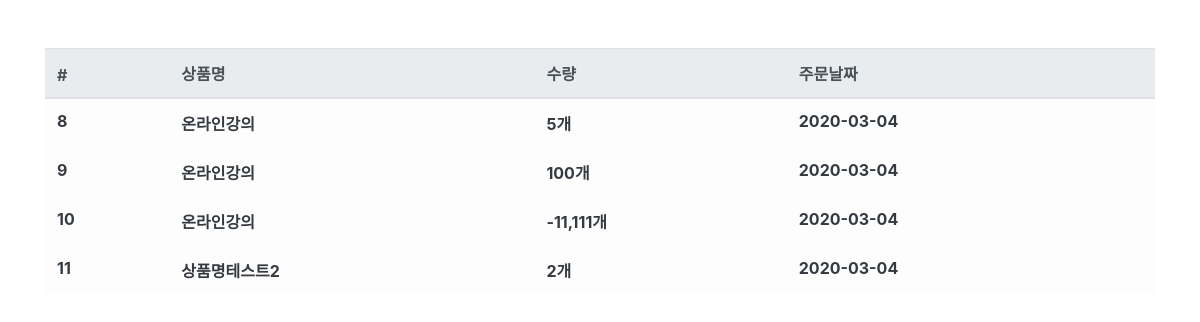
Page /order/ (signed in) on the committed database.
### fcorder/models.py (models this page shows, shortened)
class Fcorder(models.Model):
    fcuser = models.ForeignKey('fcuser.Fcuser', on_delete=models.CASCADE, verbose_name = "사용자")
    fcproduct = models.ForeignKey('fcproduct.Fcproduct',on_delete=models.CASCADE, verbose_name = "상품")
    quantity = models.IntegerField(verbose_name="수량")
    register_dttm = models.DateField(auto_now_add=True, verbose_name="등록날짜")
    class Meta:
        db_table = 'fc_order'
        verbose_name = "주문"
        verbose_name_plural = "주문"

### fcproduct/models.py (models this page shows)
class Fcproduct(models.Model):
    name = models.CharField(max_length=256,verbose_name="상품명")
    price = models.IntegerField(verbose_name="상품가격")
    description = models.TextField(verbose_name="상품설명")
    stock = models.IntegerField(verbose_name = "재고")
    register_dttm = models.DateTimeField(auto_now_add=True, verbose_name="등록날짜")
    def __str__(self):
        return self.name
    class Meta:
        db_table = 'fc_product'
        verbose_name = "상품"
        verbose_name_plural = "상품"

### fcorder/views.py (the view)
# urls.py: path('order/',OrderList.as_view()),
@method_decorator(login_required, name='dispatch')
class OrderList(ListView):
    model = Fcorder
    template_name = 'order.html'
    context_object_name = 'order_list'
    def get_queryset(self, **kwargs):
        queryset = Fcorder.objects.filter(fcuser__useremail = self.request.session.get('user'))
        return queryset

### fcuser/decorator.py (called while the page is built)
def login_required(function):
    def wrap(request, *args, **kwargs):
        user = request.session.get('user')
        if user is None or not user:
            return redirect('/login')
        return function(request, *args, **kwargs)
    return wrap

### fcorder/templates/order.html
{% extends 'base.html' %}
{% load humanize %}
{% block contents %}
<div class = "row mt-5">
    <div class = "col-12">
        <table class = "table table-light">
            <thead class = "thead-light">
                <tr>
                    <th scope="col">#</th>
                    <th scope="col">상품명</th>
                    <th scope="col">수량</th>
                    <th scope="col">주문날짜</th>
                </tr>
            </thead>
            <tbody class="text-dark">
                {% for order in order_list %}
                <tr>
                    <th scope="row">{{ order.id }}</th>
                    <th>{{ order.fcproduct }}</th>
                    <th>{{ order.quantity|intcomma }}개</th>
                    <th>{{ order.register_dttm|date:'Y-m-d' }}</th>
                </tr>
                {% endfor %}
            </tbody>
        </table>
    </div>
</div>
{% endblock %}

### rows in the picture
Fcorder: id "8", fcproduct "온라인강의", quantity "5", register_dttm "2020-03-04"
Fcorder: id "9", fcproduct "온라인강의", quantity "100", register_dttm "2020-03-04"
Fcorder: id "10", fcproduct "온라인강의", quantity "-11,111", register_dttm "2020-03-04"
Fcorder: id "11", fcproduct "상품명테스트2", quantity "2", register_dttm "2020-03-04"
